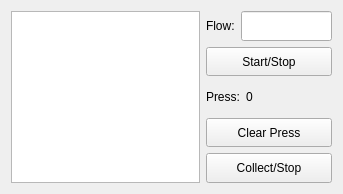
<?xml version="1.0" encoding="UTF-8"?>
<ui version="4.0">
 <class>DebugMcuProtoPageClass</class>
 <widget class="QWidget" name="DebugMcuProtoPageClass">
  <property name="geometry">
   <rect>
    <x>0</x>
    <y>0</y>
    <width>343</width>
    <height>194</height>
   </rect>
  </property>
  <property name="windowTitle">
   <string>Form</string>
  </property>
  <layout class="QGridLayout" name="gridLayout" columnstretch="3,2">
   <item row="0" column="0">
    <widget class="TableCtrl" name="tableView"/>
   </item>
   <item row="0" column="1">
    <layout class="QVBoxLayout" name="verticalLayout">
     <item>
      <layout class="QHBoxLayout" name="horizontalLayout_3">
       <item>
        <widget class="QLabel" name="label">
         <property name="text">
          <string>Flow:</string>
         </property>
        </widget>
       </item>
       <item>
        <widget class="EditCtrl" name="flowEdit">
         <property name="sizePolicy">
          <sizepolicy hsizetype="Expanding" vsizetype="Expanding">
           <horstretch>0</horstretch>
           <verstretch>0</verstretch>
          </sizepolicy>
         </property>
        </widget>
       </item>
      </layout>
     </item>
     <item>
      <widget class="BtnCtrl" name="startBtn">
       <property name="sizePolicy">
        <sizepolicy hsizetype="Expanding" vsizetype="Expanding">
         <horstretch>0</horstretch>
         <verstretch>0</verstretch>
        </sizepolicy>
       </property>
       <property name="text">
        <string>Start/Stop</string>
       </property>
      </widget>
     </item>
     <item>
      <layout class="QHBoxLayout" name="horizontalLayout_2">
       <item>
        <widget class="QLabel" name="label_2">
         <property name="text">
          <string>Press:</string>
         </property>
        </widget>
       </item>
       <item>
        <widget class="QLabel" name="pressLbl">
         <property name="sizePolicy">
          <sizepolicy hsizetype="Expanding" vsizetype="Expanding">
           <horstretch>0</horstretch>
           <verstretch>0</verstretch>
          </sizepolicy>
         </property>
         <property name="text">
          <string>0</string>
         </property>
        </widget>
       </item>
      </layout>
     </item>
     <item>
      <widget class="BtnCtrl" name="clearBtn">
       <property name="sizePolicy">
        <sizepolicy hsizetype="Expanding" vsizetype="Expanding">
         <horstretch>0</horstretch>
         <verstretch>0</verstretch>
        </sizepolicy>
       </property>
       <property name="maximumSize">
        <size>
         <width>16777215</width>
         <height>16777215</height>
        </size>
       </property>
       <property name="text">
        <string>Clear Press</string>
       </property>
      </widget>
     </item>
     <item>
      <widget class="BtnCtrl" name="collectBtn">
       <property name="sizePolicy">
        <sizepolicy hsizetype="Expanding" vsizetype="Expanding">
         <horstretch>0</horstretch>
         <verstretch>0</verstretch>
        </sizepolicy>
       </property>
       <property name="maximumSize">
        <size>
         <width>16777215</width>
         <height>16777215</height>
        </size>
       </property>
       <property name="text">
        <string>Collect/Stop</string>
       </property>
      </widget>
     </item>
    </layout>
   </item>
  </layout>
  <zorder>tableView</zorder>
  <zorder>label_2</zorder>
  <zorder>collectBtn</zorder>
 </widget>
 <customwidgets>
  <customwidget>
   <class>TableCtrl</class>
   <extends>QTableView</extends>
   <header>tablectrl.h</header>
  </customwidget>
  <customwidget>
   <class>BtnCtrl</class>
   <extends>QPushButton</extends>
   <header>btnctrl.h</header>
  </customwidget>
  <customwidget>
   <class>EditCtrl</class>
   <extends>QLineEdit</extends>
   <header>editctrl.h</header>
  </customwidget>
 </customwidgets>
 <resources/>
 <connections/>
</ui>
